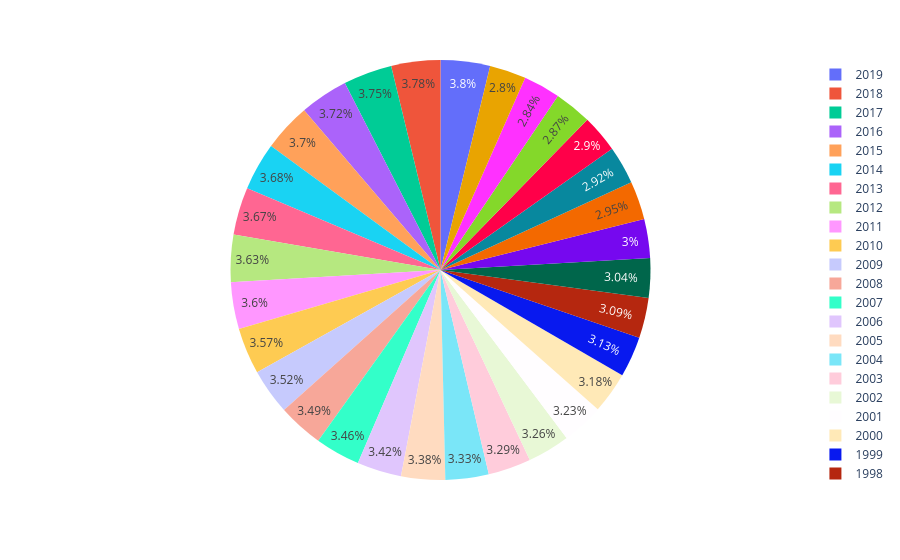

The cell this chart's notebook holds for it:
### Code cell
fig = px.pie(data, values='mental_fitness',names='Year')
fig.show()

### Figure 1 — Plotly figure (JSON) as saved in the notebook; plotly's stock layout.template omitted (floating-point values rounded to 4 significant figures; data arrays with more than 128 entries replaced by an {"elided": "..."} marker saying what was removed)
{"data": [{"domain": {"x": [0.0, 1.0], "y": [0.0, 1.0]}, "hovertemplate": "Year=%{label}<br>mental_fitness=%{value}<extra></extra>", "labels": {"elided": "6840 int values"}, "legendgroup": "", "name": "", "showlegend": true, "type": "pie", "values": {"elided": "6840 float values"}}], "layout": {"legend": {"tracegroupgap": 0}, "margin": {"t": 60}}}
